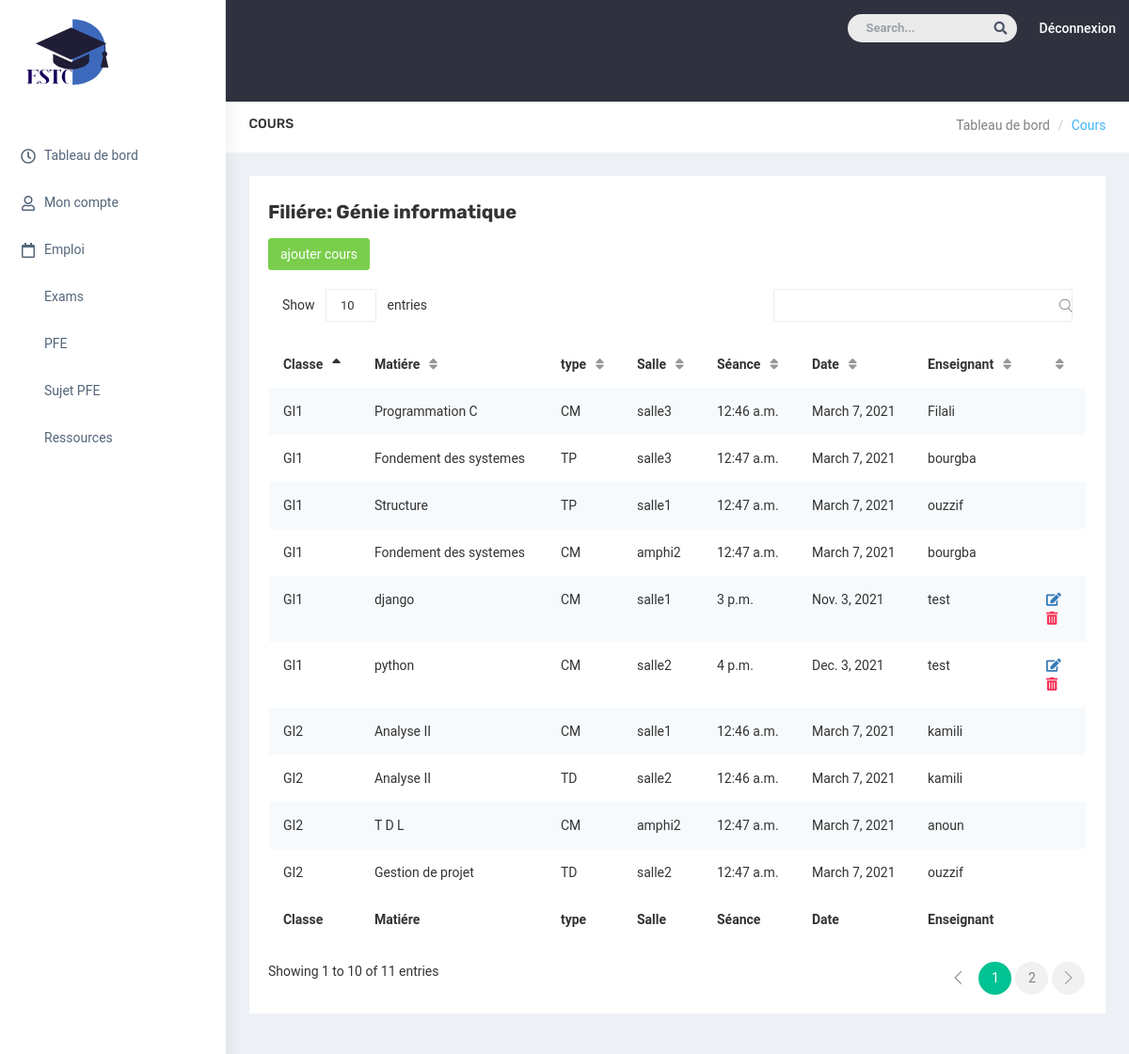
Page /cour_ens (signed in) on the committed database.
### gestioncours/models.py (models this page shows, shortened)
class Filiere(models.Model):
   nom_filiere = models.TextField()
   responsable = models.TextField()
   def __str__(self):
        return self.  nom_filiere

class Cours(models.Model):
    cours = models.FileField(upload_to='file',blank='true')
    type = (
        ( 'CM', 'CM'),
        ( 'TD', 'TD'),
        ( 'TP','TP'),
       )
    cours_type = models.CharField(max_length=20, choices=type, default='')
    matiere = models.ForeignKey(Matiere, on_delete=models.CASCADE)
    salle = models.ForeignKey(Salle, on_delete=models.CASCADE)
    classe = models.ForeignKey(Classe, on_delete=models.CASCADE,blank='true')
    groupe=models.CharField(max_length=20,  blank="true")
    filiere = models.ForeignKey(Filiere, on_delete=models.CASCADE,blank='true')
    seance = models.TimeField(max_length=150,null=True)
    date = models.DateField(max_length=150,null=True)

class Classe(models.Model):
  nom_class= models.TextField()
  delegue = models.TextField()
  filiere=models.ForeignKey(Filiere,on_delete=models.CASCADE)
  def __str__(self):
        return self.nom_class

class Matiere(models.Model):
   nom_matiere = models.TextField(default="null")
   description =  models.TextField(default="null")
   module= models.ForeignKey(Module, on_delete=models.CASCADE)
   enseignant=models.ForeignKey(Enseignant, on_delete=models.CASCADE,blank="true")
   classe = models.ForeignKey(Classe, on_delete=models.CASCADE,blank='true', null=True)
   def __str__(self):
        return self.nom_matiere

class Salle(models.Model):
        nom_salle = models.CharField(max_length=40,default='')
        def __str__(self):
            return self.nom_salle

class Enseignant(models.Model):
    user = models.OneToOneField(User, null=True ,on_delete = models.CASCADE)
    nom = models.CharField(max_length=60,default="null")
    prenom = models.CharField(max_length=60,default="null")
    cin = models.CharField(max_length=10,default="null")
    tel = models.IntegerField(default=0)
    email = models.CharField(max_length=25,default="null")
    grade = models.TextField(default="null")
    address_pro = models.TextField(default='null')
    filiere= models.ForeignKey(Filiere, on_delete=models.CASCADE,blank="true")
    def __str__(self):
        return self.nom

### gestioncours/views.py (the view)
# urls.py: path('cour_ens', views.cours_ens, name='cour_ens'),
def cours_ens(request):
    test = Classe.objects.filter(filiere_id = request.user.enseignant.filiere ).all()
    A=test[0].nom_class
    filiere = Filiere.objects.get(pk = request.user.enseignant.filiere_id)
    cours = Cours.objects.filter(filiere_id = filiere).all()
    return render(request,'cour_ens.html',{'cours':cours,'filiere':filiere ,"A":A })

### templates/cour_ens.html (shortened to what this page needs)
{% extends 'ens-template.html' %}
{% block content%}
        <div id="page-wrapper">
            <div class="container-fluid">
                <div class="row bg-title">
                    <div class="col-lg-3 col-md-4 col-sm-4 col-xs-12">
                        <h4 class="page-title">Cours</h4>
                    </div>
                    <div class="col-lg-9 col-sm-8 col-md-8 col-xs-12">
                        <ol class="breadcrumb">
                            <li><a href="#">Tableau de bord</a></li>
                            <li class="active">Cours</li>
                        </ol>
                    </div>
                </div>
   <div class="row">
     <div class="col-lg-12 col-md-12 col-sm-12 col-xs-12">
                    <div class="data-table-list">
                        <div class="basic-tb-hd">
                        <h2> Filiére: {{filiere}}</h2>
                        <a href="{% url 'create_cours_ens' %}" class="btn btn-success">ajouter cours</a>
                        </div>
                        <div class="table-responsive">
                            <table id="data-table-basic" class="table table-striped">
                                <thead>
                                    <tr>
                                        <th>Classe</th>
                                        <th>Matiére</th>
                                        <th>type</th>
                                        <th>Salle</th>
                                        <th>Séance</th>
                                        <th>Date</th>
                                        <th>Enseignant</th>
                                        <th></th>
                                    </tr>
                                </thead>
                                <tbody>
 {%for item in cours %}
                                    <tr>
                                          <td> {{item.classe}}</td>
                                          <td>{{item.matiere}}</td>
                                          <td> {{item.cours_type}}</td>
                                          <td>{{item.salle}}</td>
                                          <td>{{item.seance}}</td>
                                          <td>{{item.date}}</td>
                                          <td>{{item.matiere.enseignant}}</td>
                                          {% if item.matiere.enseignant_id == request.user.enseignant.id %}
                                          <td>
                                            <a href="{% url 'update_cours_ens' item.id %}"> <i class="fas fa-edit"></i> </a>
                                            <a class="text-danger" href="{% url 'delete_cours_ens' item.id %}"> <i class="fas fa-trash-alt"></i> </a>
                                          </td>
                                          {%else%}
                                          <td></td>
                                          {% endif %}
                                    </tr>
   {% endfor %}
                                </tbody>
                                           <tfoot>
                                    <tr>
                                     <th>Classe</th>
                                        <th>Matiére</th>
                                        <th>type</th>
                                        <th>Salle</th>
                                        <th>Séance</th>
                                        <th>Date</th>
                                        <th>Enseignant</th>
                                        <th></th>
                                    </tr>
                                </tfoot>
                            </table>
                        </div>
                    </div>
                </div>
   </div>
                </div>
            </div>
        {% endblock %}

### static/css/colors/default.css (style rules this page uses)
body { background: #fff; }
.bg-title .breadcrumb .active { color: #41b3f9; }

### rows in the picture
Filiere: nom_filiere "Génie informatique"
Cours: classe "GI2", matiere "Analyse II", cours_type "CM", salle "salle1", seance "12:46 a.m.", date "March 7, 2021", matiere.enseignant "kamili"
Cours: classe "GI2", matiere "Analyse II", cours_type "TD", salle "salle2", seance "12:46 a.m.", date "March 7, 2021", matiere.enseignant "kamili"
Cours: classe "GI1", matiere "Programmation C", cours_type "CM", salle "salle3", seance "12:46 a.m.", date "March 7, 2021", matiere.enseignant "Filali"
Cours: classe "GI1", matiere "Fondement des systemes", cours_type "TP", salle "salle3", seance "12:47 a.m.", date "March 7, 2021", matiere.enseignant "bourgba"
Cours: classe "GI2", matiere "T D L", cours_type "CM", salle "amphi2", seance "12:47 a.m.", date "March 7, 2021", matiere.enseignant "anoun"
Cours: classe "GI2", matiere "Gestion de projet", cours_type "TD", salle "salle2", seance "12:47 a.m.", date "March 7, 2021", matiere.enseignant "ouzzif"
Cours: classe "GI1", matiere "Structure", cours_type "TP", salle "salle1", seance "12:47 a.m.", date "March 7, 2021", matiere.enseignant "ouzzif"
Cours: classe "GI1", matiere "Fondement des systemes", cours_type "CM", salle "amphi2", seance "12:47 a.m.", date "March 7, 2021", matiere.enseignant "bourgba"
Cours: classe "GI1", matiere "django", cours_type "CM", salle "salle1", seance "3 p.m.", date "Nov. 3, 2021", matiere.enseignant "test"
Cours: classe "GI1", matiere "python", cours_type "CM", salle "salle2", seance "4 p.m.", date "Dec. 3, 2021", matiere.enseignant "test"
